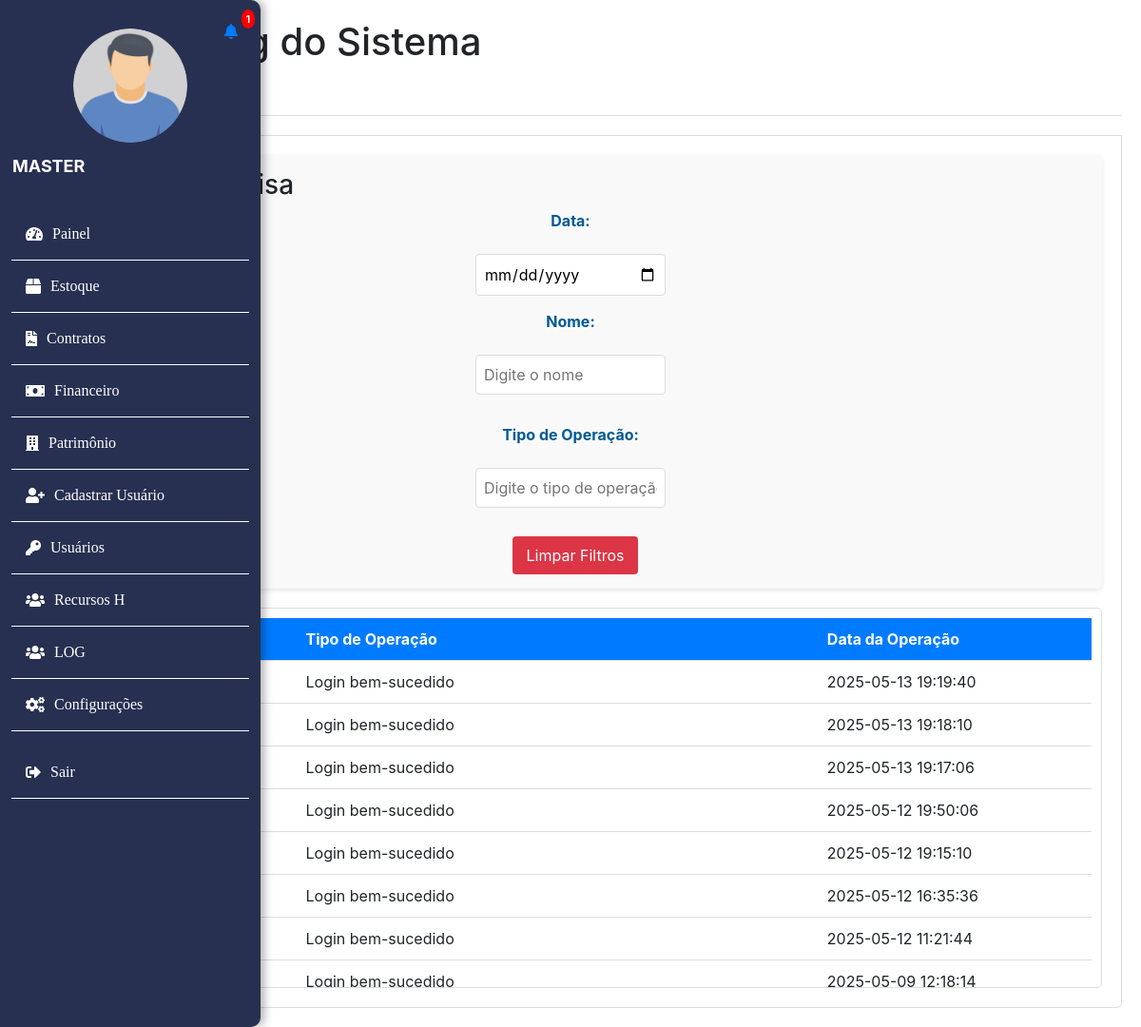
/log.php (signed in), run on the app's committed database.
### tables this page shows
CREATE TABLE `log_eventos` (
  `id` int(11) NOT NULL,
  `matricula` varchar(255) NOT NULL,
  `tipo_operacao` varchar(255) NOT NULL,
  `data_operacao` timestamp NOT NULL DEFAULT current_timestamp()
);

### log.php (the view, shortened to what this page needs)
<?php
include 'banco.php';
$query = "SELECT * FROM log_eventos ORDER BY data_operacao DESC";
$resultado = $con->query($query);
include 'header.php';
?>
<!DOCTYPE html>
<html lang="pt-br">
<head>
    <link rel="stylesheet" href="style.css">
    <link rel="stylesheet" href="./src/style/log.css">
</head>
<body>
    <div class="container">
        <h1>Logs e Debug do Sistema</h1>
        <div class="tabs">
            <div class="tab-button active" data-tab="logs">Logs</div>
            <div class="tab-button" data-tab="debug">Debug</div>
        </div>
        <div class="tab-content active" id="logs">
            <div class="filter-container">
                <h3>Filtros de Pesquisa</h3>
                <form id="filterForm">
                    <label for="data_operacao">Data:</label>
                    <input type="date" id="data_operacao" name="data_operacao">
                    <label for="matricula">Nome:</label>
                    <input type="text" id="matricula" name="matricula" placeholder="Digite o nome">
                    <label for="tipo_operacao">Tipo de Operação:</label>
                    <input type="text" id="tipo_operacao" name="tipo_operacao" placeholder="Digite o tipo de operação">
                    <button type="button" class="btn-clear" id="clearFilters">Limpar Filtros</button>
                </form>
            </div>
            <div class="log-table-container" id="logTableContainer">
                <table id="logTable">
                    <thead>
                        <tr>
                            <th>ID</th>
                            <th>Usuário</th>
                            <th>Tipo de Operação</th>
                            <th>Data da Operação</th>
                        </tr>
                    </thead>
                    <tbody>
                        <?php
                        while ($row = $resultado->fetch_assoc()) {
                            echo "<tr>";
                            echo "<td>" . htmlspecialchars($row['id']) . "</td>";
                            echo "<td>" . htmlspecialchars($row['matricula']) . "</td>";
                            echo "<td>" . htmlspecialchars($row['tipo_operacao']) . "</td>";
                            echo "<td>" . htmlspecialchars($row['data_operacao']) . "</td>";
                            echo "</tr>";
                        }
                        ?>
                    </tbody>
                </table>
            </div>
        </div>
    </div>
</body>
</html>

### RH/crachaa/publico/css/style.css (style rules this page uses)
label { color: #005A92; font-size: bolder; }

### src/style/log.css (style rules this page uses)
.log-table-container { max-height: 500px; overflow-y: auto; border: 1px solid #ccc; padding: 10px; }
table { width: 100%; border-collapse: collapse; }
th, td { padding: 8px; text-align: left; border-bottom: 1px solid #ddd; }
th { background-color: #f2f2f2; }
.filter-container { margin-bottom: 20px; }
.btn-clear { margin-left: 10px; padding: 6px 12px; background-color: #f44336; color: white; border: none; cursor: pointer; }
form { display: flex; flex-direction: column; }
input[type="text"], input[type="email"], textarea, select { padding: 10px; margin-bottom: 15px; border: 1px solid #ddd; border-radius: 4px; font-size: 1rem; width: 100%; box-sizing: border-box; }

### log.php (style rules this page uses)
.tabs { display: flex; border-bottom: 1px solid #ddd; margin-bottom: 20px; }
.tab-button { padding: 10px 20px; cursor: pointer; background: #f4f4f4; border: 1px solid #ddd; border-bottom: none; border-radius: 5px 5px 0 0; margin-right: 5px; transition: background 0.3s; }
.tab-button.active { background: #fff; font-weight: bold; }
.tab-content { display: none; padding: 20px; background: #fff; border: 1px solid #ddd; border-radius: 0 0 5px 5px; }
.tab-content.active { display: block; }
.container { max-width: 1200px; margin: 0 auto; padding: 20px; }
.filter-container { margin-bottom: 20px; padding: 15px; background: #f9f9f9; border-radius: 5px; box-shadow: 0 2px 5px rgba(0,0,0,0.1); }
.filter-container h3 { margin-top: 0; }
.filter-container form { display: flex; flex-wrap: wrap; gap: 15px; align-items: center; }
.filter-container label { font-weight: bold; }
.filter-container input { padding: 8px; border: 1px solid #ddd; border-radius: 4px; width: 200px; }
.btn-clear { background: #dc3545; color: #fff; border: none; padding: 8px 15px; border-radius: 4px; cursor: pointer; }
.log-table-container { max-height: 400px; overflow-y: auto; border: 1px solid #ddd; border-radius: 5px; }
#logTable { width: 100%; border-collapse: collapse; }
#logTable th, #logTable td { padding: 10px; border-bottom: 1px solid #ddd; text-align: left; }
#logTable th { background: #007bff; color: #fff; position: sticky; top: 0; z-index: 1; }

### data on the page
log_eventos: tipo_operacao "Login bem-sucedido", data_operacao "2025-05-13 19:19:40"
log_eventos: tipo_operacao "Login bem-sucedido", data_operacao "2025-05-13 19:18:10"
log_eventos: tipo_operacao "Login bem-sucedido", data_operacao "2025-05-13 19:17:06"
log_eventos: tipo_operacao "Login bem-sucedido", data_operacao "2025-05-12 19:50:06"
log_eventos: tipo_operacao "Login bem-sucedido", data_operacao "2025-05-12 19:15:10"
log_eventos: tipo_operacao "Login bem-sucedido", data_operacao "2025-05-12 16:35:36"
log_eventos: tipo_operacao "Login bem-sucedido", data_operacao "2025-05-12 11:21:44"
log_eventos: tipo_operacao "Login bem-sucedido", data_operacao "2025-05-09 12:18:14"

### other printed values
$unreadCount "1"
$username "MASTER"
$item['nome'] "Painel"
$item['nome'] "Estoque"
$item['nome'] "Contratos"
$item['nome'] "Financeiro"
$item['nome'] "Patrimônio"
$item['nome'] "Cadastrar Usuário"
$item['nome'] "Usuários"
$item['nome'] "Recursos H"
$item['nome'] "LOG"
$item['nome'] "Configurações"
